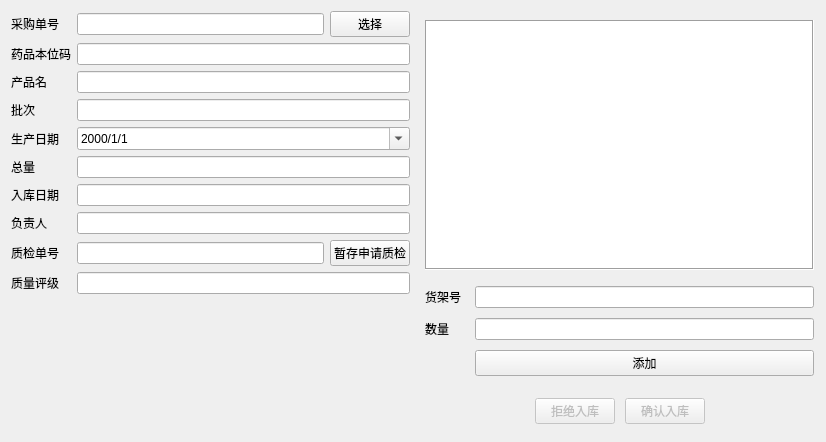
<?xml version="1.0" encoding="UTF-8"?>
<ui version="4.0">
 <class>in_recorder</class>
 <widget class="QWidget" name="in_recorder">
  <property name="geometry">
   <rect>
    <x>0</x>
    <y>0</y>
    <width>826</width>
    <height>442</height>
   </rect>
  </property>
  <property name="windowTitle">
   <string>Form</string>
  </property>
  <layout class="QGridLayout" name="gridLayout">
   <item row="0" column="0">
    <layout class="QFormLayout" name="basic_layout">
     <item row="0" column="0">
      <widget class="QLabel" name="label">
       <property name="text">
        <string>采购单号</string>
       </property>
      </widget>
     </item>
     <item row="0" column="1">
      <layout class="QHBoxLayout" name="horizontalLayout">
       <item>
        <widget class="QLineEdit" name="pur_id">
         <property name="readOnly">
          <bool>true</bool>
         </property>
        </widget>
       </item>
       <item>
        <widget class="QPushButton" name="select_pur">
         <property name="text">
          <string>选择</string>
         </property>
        </widget>
       </item>
      </layout>
     </item>
     <item row="1" column="0">
      <widget class="QLabel" name="label_7">
       <property name="text">
        <string>药品本位码</string>
       </property>
      </widget>
     </item>
     <item row="1" column="1">
      <widget class="QLineEdit" name="mid">
       <property name="readOnly">
        <bool>true</bool>
       </property>
      </widget>
     </item>
     <item row="2" column="0">
      <widget class="QLabel" name="label_2">
       <property name="text">
        <string>产品名</string>
       </property>
      </widget>
     </item>
     <item row="2" column="1">
      <widget class="QLineEdit" name="ap_name">
       <property name="readOnly">
        <bool>true</bool>
       </property>
      </widget>
     </item>
     <item row="3" column="0">
      <widget class="QLabel" name="label_3">
       <property name="text">
        <string>批次</string>
       </property>
      </widget>
     </item>
     <item row="3" column="1">
      <widget class="QLineEdit" name="batch_num"/>
     </item>
     <item row="4" column="0">
      <widget class="QLabel" name="label_10">
       <property name="text">
        <string>生产日期</string>
       </property>
      </widget>
     </item>
     <item row="5" column="0">
      <widget class="QLabel" name="label_4">
       <property name="text">
        <string>总量</string>
       </property>
      </widget>
     </item>
     <item row="5" column="1">
      <widget class="QLineEdit" name="all_num"/>
     </item>
     <item row="6" column="0">
      <widget class="QLabel" name="label_5">
       <property name="text">
        <string>入库日期</string>
       </property>
      </widget>
     </item>
     <item row="6" column="1">
      <widget class="QLineEdit" name="date">
       <property name="readOnly">
        <bool>true</bool>
       </property>
      </widget>
     </item>
     <item row="7" column="0">
      <widget class="QLabel" name="label_6">
       <property name="text">
        <string>负责人</string>
       </property>
      </widget>
     </item>
     <item row="7" column="1">
      <widget class="QLineEdit" name="staff">
       <property name="readOnly">
        <bool>true</bool>
       </property>
      </widget>
     </item>
     <item row="8" column="0">
      <widget class="QLabel" name="label_8">
       <property name="text">
        <string>质检单号</string>
       </property>
      </widget>
     </item>
     <item row="8" column="1">
      <layout class="QHBoxLayout" name="horizontalLayout_2">
       <item>
        <widget class="QLineEdit" name="qur_id">
         <property name="readOnly">
          <bool>true</bool>
         </property>
        </widget>
       </item>
       <item>
        <widget class="QPushButton" name="req_qur">
         <property name="text">
          <string>暂存申请质检</string>
         </property>
        </widget>
       </item>
      </layout>
     </item>
     <item row="9" column="0">
      <widget class="QLabel" name="label_9">
       <property name="text">
        <string>质量评级</string>
       </property>
      </widget>
     </item>
     <item row="9" column="1">
      <widget class="QLineEdit" name="quality">
       <property name="readOnly">
        <bool>true</bool>
       </property>
      </widget>
     </item>
     <item row="4" column="1">
      <widget class="QDateEdit" name="production_date">
       <property name="displayFormat">
        <string>yyyy/M/d</string>
       </property>
       <property name="calendarPopup">
        <bool>true</bool>
       </property>
      </widget>
     </item>
    </layout>
   </item>
   <item row="0" column="1">
    <widget class="QWidget" name="detail" native="true">
     <layout class="QVBoxLayout" name="detail_layout">
      <property name="spacing">
       <number>10</number>
      </property>
      <property name="rightMargin">
       <number>1</number>
      </property>
      <property name="bottomMargin">
       <number>1</number>
      </property>
      <item>
       <widget class="QTableView" name="storage">
        <property name="frameShape">
         <enum>QFrame::Box</enum>
        </property>
        <property name="frameShadow">
         <enum>QFrame::Sunken</enum>
        </property>
        <property name="editTriggers">
         <set>QAbstractItemView::NoEditTriggers</set>
        </property>
       </widget>
      </item>
      <item>
       <layout class="QFormLayout" name="formLayout_2">
        <property name="topMargin">
         <number>6</number>
        </property>
        <property name="bottomMargin">
         <number>6</number>
        </property>
        <item row="0" column="0">
         <widget class="QLabel" name="label_11">
          <property name="text">
           <string>货架号</string>
          </property>
         </widget>
        </item>
        <item row="0" column="1">
         <widget class="QLineEdit" name="wid"/>
        </item>
        <item row="1" column="0">
         <widget class="QLabel" name="label_12">
          <property name="text">
           <string>数量</string>
          </property>
         </widget>
        </item>
        <item row="1" column="1">
         <widget class="QLineEdit" name="num"/>
        </item>
        <item row="2" column="0">
         <spacer name="horizontalSpacer_3">
          <property name="orientation">
           <enum>Qt::Horizontal</enum>
          </property>
          <property name="sizeHint" stdset="0">
           <size>
            <width>40</width>
            <height>20</height>
           </size>
          </property>
         </spacer>
        </item>
        <item row="2" column="1">
         <widget class="QPushButton" name="add_storage">
          <property name="text">
           <string>添加</string>
          </property>
         </widget>
        </item>
       </layout>
      </item>
      <item>
       <layout class="QHBoxLayout" name="horizontalLayout_3">
        <property name="topMargin">
         <number>6</number>
        </property>
        <property name="bottomMargin">
         <number>6</number>
        </property>
        <item>
         <spacer name="horizontalSpacer">
          <property name="orientation">
           <enum>Qt::Horizontal</enum>
          </property>
          <property name="sizeHint" stdset="0">
           <size>
            <width>40</width>
            <height>20</height>
           </size>
          </property>
         </spacer>
        </item>
        <item>
         <widget class="QPushButton" name="abort">
          <property name="enabled">
           <bool>false</bool>
          </property>
          <property name="text">
           <string>拒绝入库</string>
          </property>
         </widget>
        </item>
        <item>
         <widget class="QPushButton" name="commit">
          <property name="enabled">
           <bool>false</bool>
          </property>
          <property name="text">
           <string>确认入库</string>
          </property>
         </widget>
        </item>
        <item>
         <spacer name="horizontalSpacer_2">
          <property name="orientation">
           <enum>Qt::Horizontal</enum>
          </property>
          <property name="sizeHint" stdset="0">
           <size>
            <width>40</width>
            <height>20</height>
           </size>
          </property>
         </spacer>
        </item>
       </layout>
      </item>
     </layout>
    </widget>
   </item>
  </layout>
 </widget>
 <resources/>
 <connections/>
</ui>
